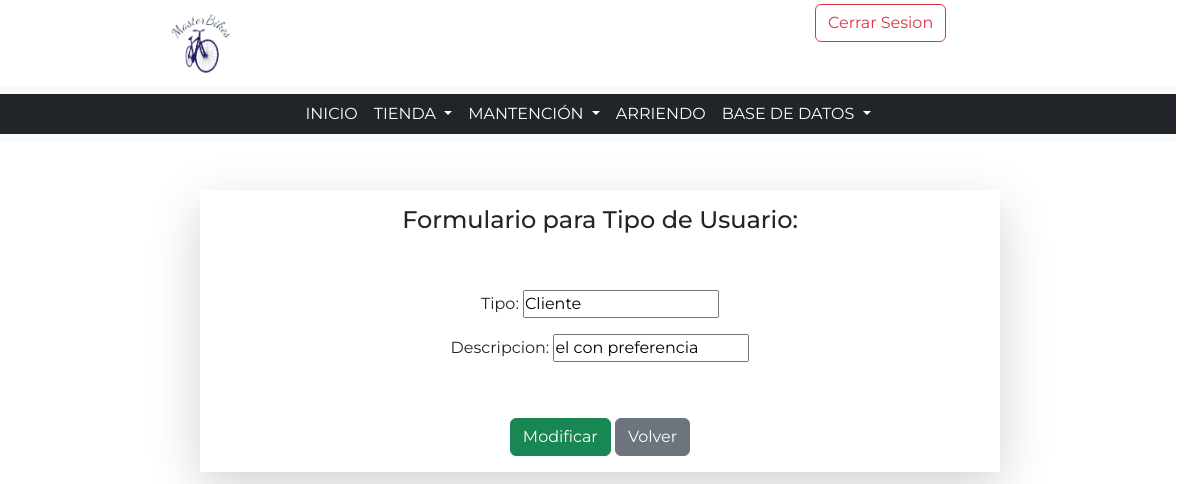
Page /accounts/edit-tipo-usuario/2 (signed in) on the earlier database version.
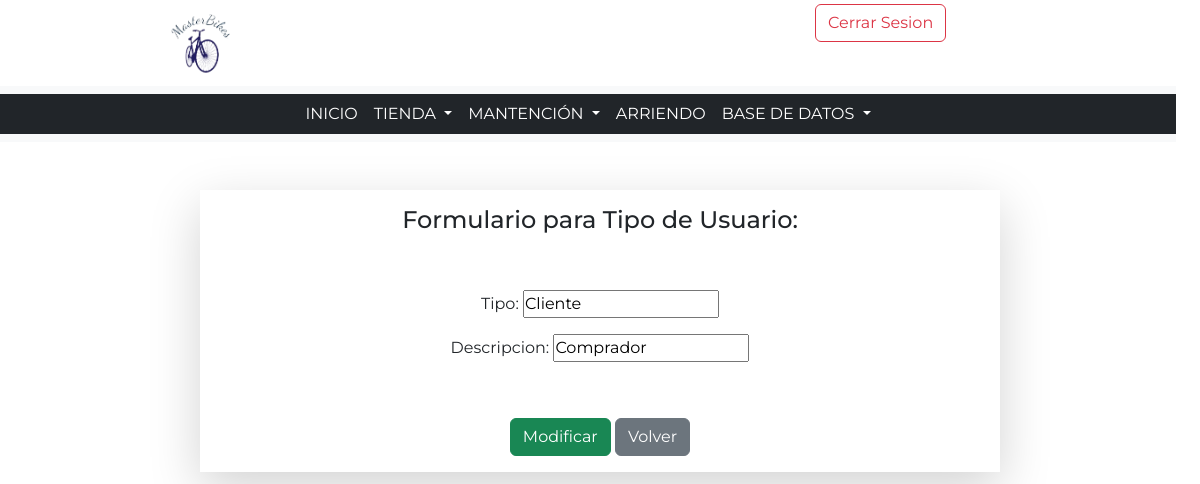
Same page on the later database version.
### MasterBikes/models.py (models this page shows, shortened)
class TipoUsuario(models.Model):
    id_tipo_usuario = models.AutoField(primary_key=True, db_column="idTipoUsuario")
    tipo = models.CharField(max_length=30, db_column="Tipo de Usuario")
    descripcion = models.CharField(max_length=60)

### MasterBikes/views.py (the view)
# urls.py: path('edit-tipo-usuario/<str:pk>', views.edit_tipoUser, name='edit-tipo-usuario'),
@login_required
def edit_tipoUser(request,pk):
    try:
        tipoUsuarios=TipoUsuario.objects.get(id_tipo_usuario=pk)
        context={}
        if tipoUsuarios:
            print("Se encontró el tipo de usuario")
            if request.method=="POST":
                print("es POST")
                form = TipoUsuarioForm(request.POST, instance=tipoUsuarios)
                form.save()
                mensaje="Se actualizó el tipo de usuario"
                print(mensaje)
                context={'tipoUsuarios':tipoUsuarios, 'form': form, 'mensaje': mensaje}
                return render(request, "pages/editar/edit_tipoUser.html", context)
            else:
                print("No es POST")
                form = TipoUsuarioForm(instance=tipoUsuarios)
                mensaje=""
                context={'tipoUsuarios':tipoUsuarios, 'form': form, 'mensaje': mensaje}
                return render(request, "pages/editar/edit_tipoUser.html", context)
    except:
        print("Error, id no existe")
        tipoUsuarios = TipoUsuario.objects.all()
        mensaje="id no existe"
        context={'mensaje': mensaje, 'tipoUsuarios': tipoUsuarios}
        return render(request, "pages/despliegue/crud_varios.html", context)

### MasterBikes/forms.py
class TipoUsuarioForm(ModelForm):
    tipo = forms.CharField(max_length=20,
                               required=True)
    descripcion = forms.CharField(max_length=30,
                                  required=True)
    class Meta:
        model = TipoUsuario
        fields = ['tipo','descripcion']

### MasterBikes/templates/pages/editar/edit_tipoUser.html (shortened to what this page needs)
<!DOCTYPE html>
<html lang="en">
<head>
    {% load static %}
    <link rel="stylesheet" href="{% static 'css/bootstrap.min.css'%}">
    <link rel="stylesheet" href="{% static 'css/style.css'%}">
</head>
<body>
    {% include 'base/header_admin.html'%}
    <br><br>
    <main>
        <div class="container">
            <div class="row">
                <div class="col-md-8 shadow-lg mx-auto text-center p-3">
                    <h4>Formulario para Tipo de Usuario:</h4>
                    <br><br>
                    <form action="" method="POST">
                        <div>
                            {{form.as_p}}
                        </div>
                        <br>
                        <div class="mt-3">
                            <button type="submit" class="btn btn-success">Modificar</button>
                            <a href="{% url 'crud-varios' %}">
                                <button type="button" class="btn btn-secondary">Volver</button>
                            </a>
                        </div>
                    </form>
                </div>
            </div>
        </div>
    </main>
</body>
</html>

Differences in the rows shown:
changed TipoUsuario: descripcion "el con preferencia" → "Comprador"
